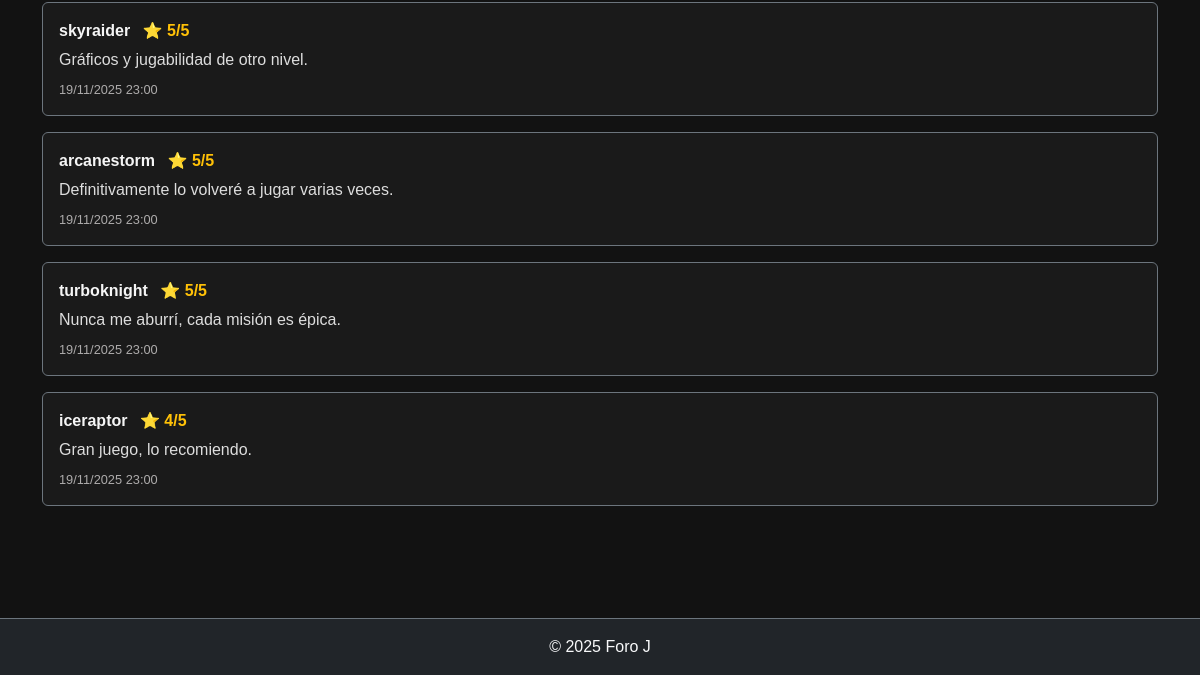
The page /juegos/1/ (lower part) on the database as committed earlier.
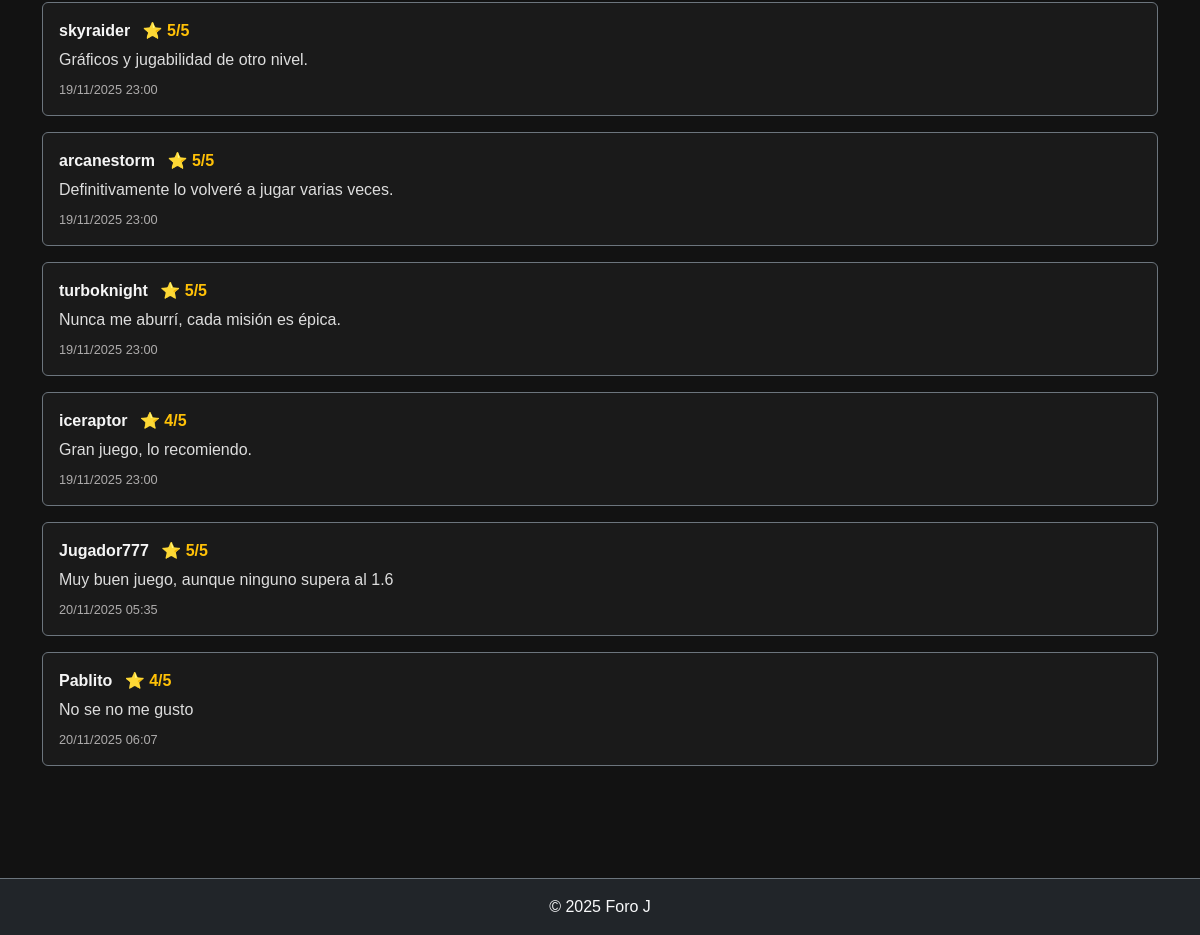
The same page on the database as committed later.
### juegos/models.py (models this page shows, shortened)
class Reseña(models.Model):
    juego = models.ForeignKey(Juego, on_delete=models.CASCADE, related_name="resenas")
    usuario = models.ForeignKey(User, on_delete=models.CASCADE)
    rating = models.IntegerField(default=5)
    comentario = models.TextField()
    fecha = models.DateTimeField(auto_now_add=True)

### juegos/views.py (the view, shortened to what this page needs)
# urls.py: path("<int:juego_id>/", views.juego_detalle, name="juego_detalle"),
def juego_detalle(request, juego_id):
    juego = get_object_or_404(Juego, id=juego_id)
    resenas = juego.resenas.all()  # gracias al related_name
    return render(request, "juegos/juego_detalle.html", {
        "juego": juego,
        "resenas": resenas
    })

### juegos/models.py (called while the page is built)
    @property
    def rating_promedio(self):
        from django.db.models import Avg
        promedio = self.resenas.aggregate(Avg("rating"))["rating__avg"]
        return round(promedio, 1) if promedio else 0

### juegos/templates/juegos/juego_detalle.html (shortened to what this page needs)
{% load static %}
<!DOCTYPE html>
<html lang="es">
<head>
    <link href="https://cdn.jsdelivr.net/npm/bootstrap@5.3.3/dist/css/bootstrap.min.css" rel="stylesheet">
    <link rel="stylesheet" href="{% static 'juegos/juegos_estilos.css' %}">
</head>
<body>
<div class="container py-5">
    {% if resenas %}
        {% for r in resenas %}
            <div class="reseña-card mb-3 p-3 border border-secondary rounded">
                <div class="reseña-usuario fw-bold">{{ r.usuario.username }}
                    <span class="reseña-rating text-warning">⭐ {{ r.rating }}/5</span>
                </div>
                <div class="reseña-texto">{{ r.comentario }}</div>
                <div class="reseña-fecha" style="color: #adabab;">{{ r.fecha|date:"d/m/Y H:i" }}</div>
            </div>
        {% endfor %}
    {% else %}
        <p>No hay reseñas todavía.</p>
    {% endif %}
</div>
<footer class="bg-dark text-center text-light py-3 mt-5 border-top border-secondary">
    <p class="mb-0">© 2025 Foro J</p>
</footer>
</body>
</html>

### juegos/static/juegos/juegos_estilos.css (style rules this page uses)
body { background-color: #121212; color: #f5f5f5; font-family: 'Poppins', sans-serif; }
.reseña-card { background-color: #1a1a1a; border: 1px solid #444; border-radius: 8px; margin-bottom: 1rem; padding: 1rem; }
.reseña-usuario { font-weight: bold; margin-bottom: 0.3rem; }
.reseña-rating { color: #ffc107; margin-left: 0.5rem; }
.reseña-texto { margin-bottom: 0.5rem; color: #ddd; }
.reseña-fecha { font-size: 0.8rem; color: #aaa; }

Rows that differ between the two databases and show on the page:
added Reseña: usuario.username "Jugador777", rating "5", comentario "Muy buen juego, aunque ninguno supera al 1.6", fecha "20/11/2025 05:35"
added Reseña: usuario.username "Pablito", rating "4", comentario "No se no me gusto", fecha "20/11/2025 06:07"
